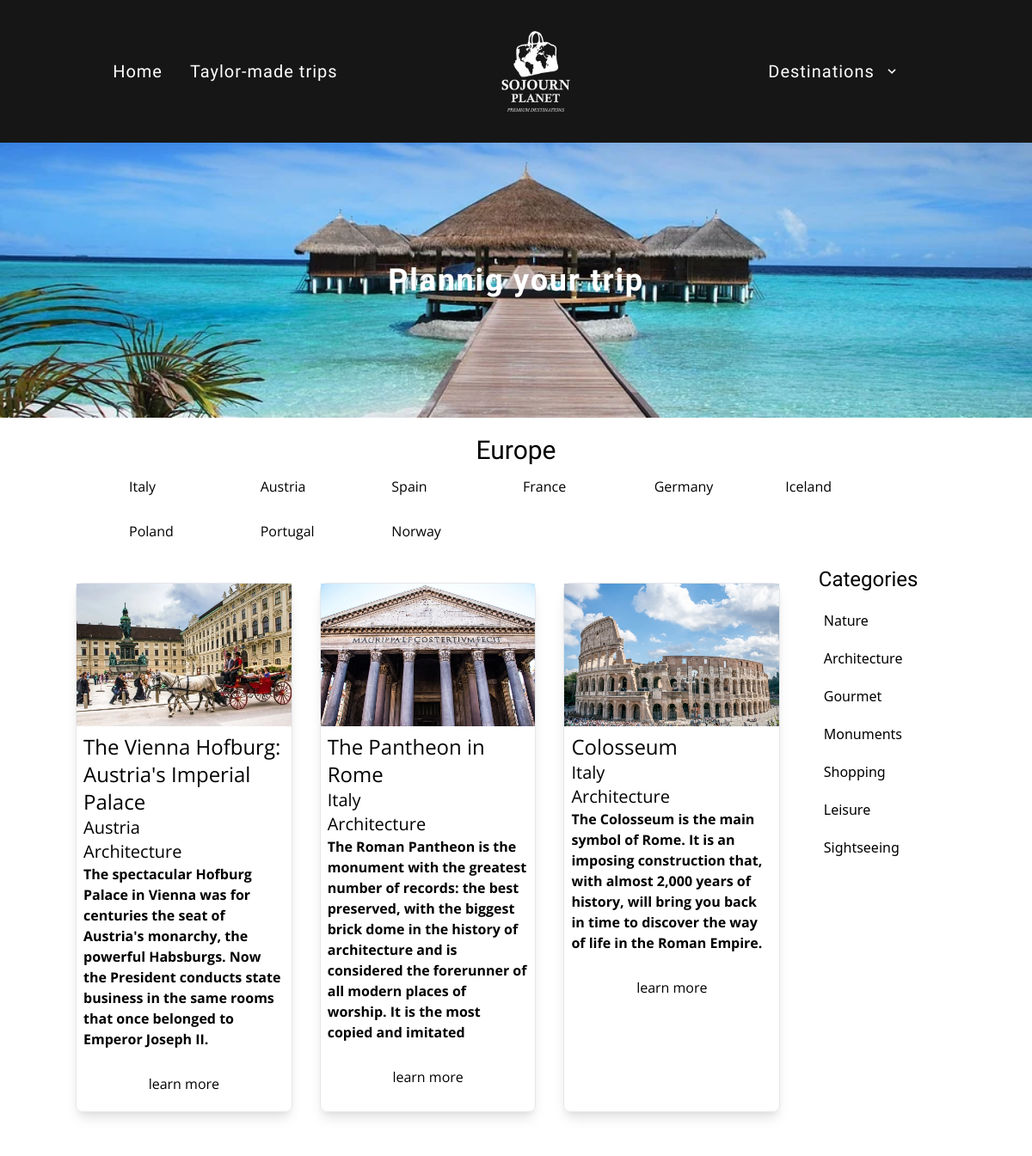
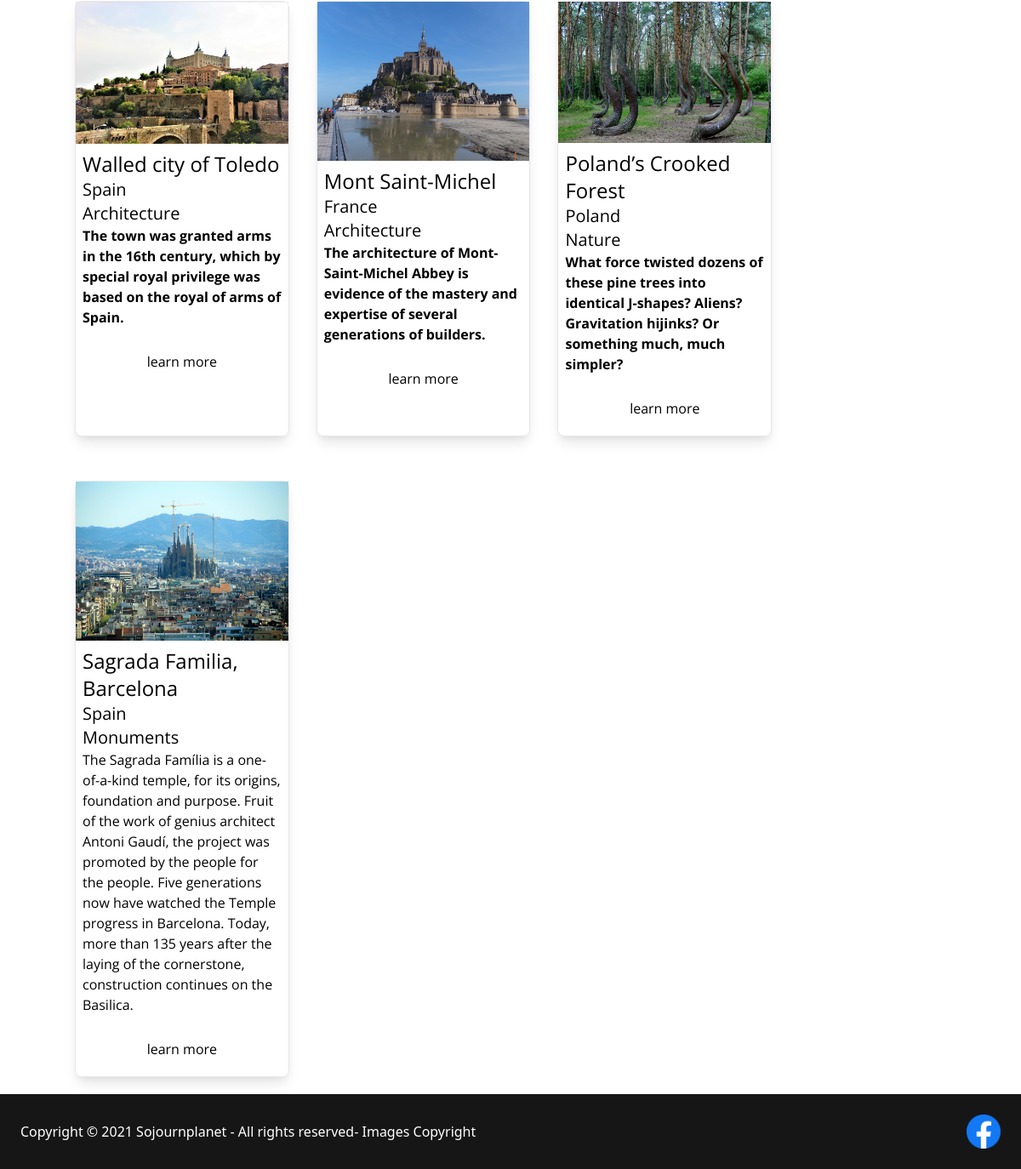
The page /Destination.php?id=1 on the database its author committed (2 pictures, top to bottom).
### tables this page shows
CREATE TABLE `destinations` (
  `id` int(11) NOT NULL,
  `name` varchar(255) NOT NULL
);

CREATE TABLE `countries` (
  `id` int(11) NOT NULL,
  `name` varchar(255) NOT NULL,
  `destination_id` int(11) NOT NULL,
  `region_id` int(11) DEFAULT NULL
);

CREATE TABLE `posts` (
  `id` int(11) NOT NULL,
  `title` varchar(255) NOT NULL,
  `extract` text NOT NULL,
  `body` text NOT NULL,
  `image` varchar(255) NOT NULL,
  `destination_id` int(11) NOT NULL,
  `country_id` int(11) NOT NULL,
  `category_id` int(11) NOT NULL,
  `region_id` int(11) DEFAULT NULL,
  `date` date NOT NULL
);

CREATE TABLE `categories` (
  `id` int(11) NOT NULL,
  `name` varchar(255) NOT NULL
);

### config/db.php (called while the page is built)
<?php
	class Connect
	{
		public static function connection(){
			$cnx = new mysqli('localhost', 'root', '', 'travel');
			$cnx->set_charset("utf8");
			return $cnx;
		}
	}
?>

### models/Destination.php (called while the page is built, shortened)
<?php
class Destination extends Connect{
    private $db;
    public function __construct(){
		$this->db = Connect::connection();
	}
    public function get_destination($id) {
		$sql="SELECT * FROM destinations WHERE id=".$id;
		$query = $this->db->query($sql);
		$row = $query->fetch_assoc();
		return $row;
    }
}

### models/Country.php (called while the page is built, shortened)
<?php
class Country extends Connect{
    private $db;
    private $countries;
    public function __construct(){
		$this->db = Connect::connection();
		$this->countries = array();
	}
    public function get_countries($destination_id){
		$query = $this->db->query("SELECT destinations.id dest_id, destinations.name dest,countries.id id,countries.name name FROM countries, destinations WHERE destination_id=$destination_id AND destinations.id = $destination_id ");
		while ($rows = $query->fetch_assoc()){
			$this->countries[] = $rows;
		}
		return $this->countries;
	}
}
?>

### models/Post.php (called while the page is built, shortened)
<?php
class Post extends Connect{
    private $db;
    private $posts;
    public function __construct(){
		$this->db = Connect::connection();
		$this->posts = array();
	}
	public function get_destination_posts($destination_id){
		$query = $this->db->query("SELECT posts.id id,posts.title title,posts.extract extract,posts.image image,countries.name country,destinations.name name,categories.id cat_id,categories.name category FROM posts,destinations,countries,categories WHERE posts.destination_id = countries.destination_id AND destinations.id = posts.destination_id AND destinations.id = countries.destination_id AND countries.id = posts.country_id AND posts.category_id = categories.id AND posts.destination_id=$destination_id ");
		while ($rows = $query->fetch_assoc()){
			$this->posts[] = $rows;
		}
		return $this->posts;
	}
}

### models/Category.php (called while the page is built, shortened)
<?php
class Category extends Connect{
    private $db;
    private $categories;
    public function __construct(){
		$this->db = Connect::connection();
		$this->categories = array();
	}
    public function get_categories(){
		$query = $this->db->query("SELECT * FROM categories");
		while ($rows = $query->fetch_assoc()){
			$this->categories[] = $rows;
		}
		return $this->categories;
	}
}

### Destination.php (the view)
<?php include 'templates/header.php';?>
<div class="container w-3/4 mx-auto mt-5">
<?php
  $destinations = new Destination();
  $id = $_GET['id'];
  $dests = $destinations->get_destination($id);
?>
<h1 class="text-3xl text-center titulo"><?php echo $dests['name'];?></h1>
<div class="grid grid-cols-2 gap-4 md:grid-cols-3 lg:grid-cols-6">
<?php
         require 'models/Country.php';
         $destination_id = $_GET['id'];
         $countries = new Country();
         $counts = $countries->get_countries($destination_id);
         foreach($counts as $count){?>
                     <a class="mt-3 respuesta hover:text-gray-500" href="Country.php?id=<?php echo $count['id'];?>"><?php echo $count['name'];?></a>
        <?php }
        ?>
</div>
</div>
<div class="container flex flex-col mx-auto mt-2 md:flex-row">
<div class="grid w-4/5 grid-cols-1 gap-8 mt-5 ml-5 md:ml-0 md:grid-cols-2 lg:grid-cols-3">
<?php
        require 'models/Post.php';
        $destination_id = $_GET['id'];
        $posts = new Post();
        $pos=$posts->get_destination_posts($destination_id);
        foreach($pos as $po){?>
        <div class="mt-5 border rounded-lg shadow-lg outline-none  respuesta">
            <img src="img/<?php echo $po['image'];?>" class="" alt="...">
            <div class="p-2">
              <h3 class="text-2xl"><?php echo $po['title'];?></h3>
              <h5 class="text-xl"><?php echo $po['country'];?></h5>
              <p class="text-xl"><?php echo $po['category'];?></p>
              <p class="font-bold"><?php echo $po['extract'];?></p>
            </div>
            <div class="flex justify-center mb-5">
            <a href="Post.php?id=<?php echo $po['id'];?>" class="mt-5 text-center hover:text-gray-500">learn more</a>
            </div>
             </div>
       <?php }
        ?>
</div>
<div class="container flex flex-col items-center justify-start order-first w-1/5 mx-auto mt-5 md:order-last">
<h1 class="mb-5 text-2xl text-center titulo">Categories</h1>
<div class="flex flex-row flex-wrap md:flex-col">
<?php
   require 'models/Category.php';
   $categoriess = new Category();
   $cats = $categoriess->get_categories();
   foreach($cats as $cat){?>
         <a class="mb-5 mr-3" href="Category.php?id=<?php echo $cat['id'];?>"><?php echo $cat['name'];?></a>
 <?php  } ?>
</div>
</div>
</div>
<?php include 'templates/footer.php';?>

### templates/header.php (shortened to what this page needs)
<!DOCTYPE html>
<html lang="en">
  <head>
    <link href="https://unpkg.com/tailwindcss@^2/dist/tailwind.min.css" rel="stylesheet">
    <link rel="stylesheet" href="css/style.css">
  </head>
  <body>
                <?php require 'config/db.php'; ?>
                        <?php require 'models/Destination.php'; ?>
      <header class="flex flex-row items-center justify-around p-3 md:p-9">
          <div class="flex justify-start invisible md:visible izq" >
            <a href="" class="mr-8 text-xl tracking-wider text-white cursor-pointer">Home</a>
            <a href="" class="text-xl tracking-wider text-white">Taylor-made trips</a>
          </div>
          <div class="flex justify-start mr-6">
            <img src="img/ll.webp" class="w-20 ml-0 md:w-20" alt="">
        </div>
          <div class="flex justify-end invisible dropdown md:visible">
            <button class="inline-flex items-center px-4 py-2 text-white rounded">
                <span class="mr-1 text-xl tracking-wider">Destinations</span>
                <svg class="w-8 h-4 fill-current" xmlns="http://www.w3.org/2000/svg" viewBox="0 0 20 20"><path d="M9.293 12.95l.707.707L15.657 8l-1.414-1.414L10 10.828 5.757 6.586 4.343 8z"/> </svg>
              </button>
            </div>
      </header>
      <div class="flex items-center justify-center text-2xl font-bold text-white banner">
        <h1 class="text-4xl tracking-wider">Plannig your trip</h1>
      </div>

### templates/footer.php (shortened to what this page needs)
<footer class="flex flex-col items-center justify-between p-6 mt-5 text-white md:flex-row">
        <p>Copyright © 2021 Sojournplanet - All rights reserved<span>- <a href="">Images Copyright</a></span></p>
        <a href="">
          <img src="img/facebook.png" width="40" alt="">
        </a>
      </footer>
  </body>
</html>

### css/style.css (style rules this page uses)
header { font-family: 'Patua One', cursive; background-color: #161616; }
footer { background-color: #161616; }
.titulo { font-family: 'Patua One', cursive; }
.respuesta { font-family: 'Open Sans', sans-serif; }
.banner { background-image: url('../img/beach.webp'); height: 320px; background-repeat: no-repeat; background-position: center; background-size: cover; font-family: 'Patua One', cursive; }

### rows shown on the page
destinations: name "Europe"
countries: name "Italy"
countries: name "Austria"
countries: name "Spain"
countries: name "France"
countries: name "Germany"
countries: name "Iceland"
countries: name "Poland"
countries: name "Portugal"
countries: name "Norway"
posts: image (picture), title "The Vienna Hofburg: Austria's Imperial Palace", country.name "Austria", category.name "Architecture", extract "The spectacular Hofburg Palace in Vienna was for centuries the seat of Austria's monarchy, the powerful Habsburgs. Now the President conducts state business in the same rooms that once belonged to Emperor Joseph II."
posts: image (picture), title "The Pantheon in Rome", country.name "Italy", category.name "Architecture", extract "The Roman Pantheon is the monument with the greatest number of records: the best preserved, with the biggest brick dome in the history of architecture and is considered the forerunner of all modern places of worship. It is the most copied and imitated"
posts: image (picture), title "Colosseum", country.name "Italy", category.name "Architecture", extract "The Colosseum is the main symbol of Rome. It is an imposing construction that, with almost 2,000 years of history, will bring you back in time to discover the way of life in the Roman Empire."
posts: image (picture), title "Walled city of Toledo", country.name "Spain", category.name "Architecture", extract "The town was granted arms in the 16th century, which by special royal privilege was based on the royal of arms of Spain."
posts: image (picture), title "Mont Saint-Michel", country.name "France", category.name "Architecture", extract "The architecture of Mont-Saint-Michel Abbey is evidence of the mastery and expertise of several generations of builders."
posts: image (picture), title "Poland’s Crooked Forest", country.name "Poland", category.name "Nature", extract "What force twisted dozens of these pine trees into identical J-shapes? Aliens? Gravitation hijinks? Or something much, much simpler?"
posts: image (picture), title "Sagrada Familia, Barcelona", country.name "Spain", category.name "Monuments", extract "The Sagrada Família is a one-of-a-kind temple, for its origins, foundation and purpose. Fruit of the work of genius architect Antoni Gaudí, the project was promoted by the people for the people. Five generations now have watched the Temple progress in Barcelona. Today, more than 135 years after the laying of the cornerstone, construction continues on the Basilica."
categories: name "Nature"
categories: name "Architecture"
categories: name "Gourmet"
categories: name "Monuments"
categories: name "Shopping"
categories: name "Leisure"
categories: name "Sightseeing"
